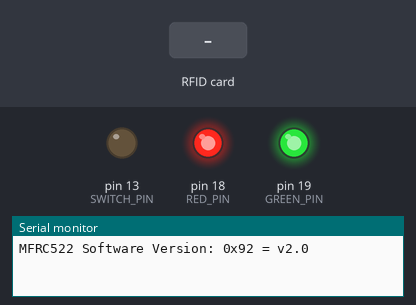
Bench run of a sketch on a simulated Arduino Uno, built with avr-gcc and run on an emulated ATmega328P. Parts: output pins drawn as LEDs (lit = HIGH), the last lines printed to the serial monitor. Inputs (shaded band) come from the test bench.

Above: at 1.2 s.
1.3 s: RFID card 5E 7A 19 C4 held to the reader
At 2.1 s:
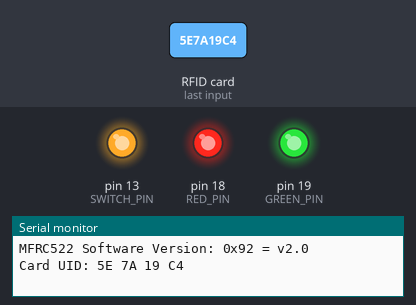
2.9 s: RFID card 5E 7A 19 C4 held to the reader
At 3.5 s:
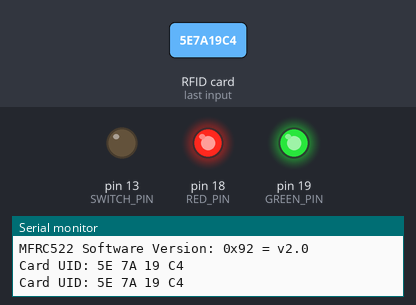
Timing chart, 0 to 5.9 s (numbered marks = the images above; inputs shaded):
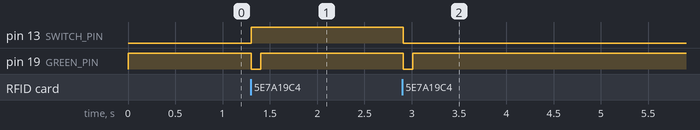

Measured:
- after the input at 1.3 s, pin 13 (SWITCH_PIN): LOW → HIGH at once; pin 19 (GREEN_PIN): HIGH → LOW at once, → HIGH 0.10 s later
- after the input at 2.9 s, pin 13 (SWITCH_PIN): HIGH → LOW at once; pin 19 (GREEN_PIN): HIGH → LOW at once, → HIGH 0.10 s later

The sketch:

rfid_mfrc522_ctrl_switch.ino
```cpp
// Install MFRC522_I2C lib command via arduino-cli lib install --zip-path MFRC522_I2C.zip
// Download MFRC522_I2C lib from https://github.com/openxzx/MFRC522_I2C_Library
#include "MFRC522_I2C.h"

#define RED_PIN     18
#define GREEN_PIN   19

#define SWITCH_PIN  13  // eg. Relay control
bool switch_status = false;

// IIC Pin default for GPIO21 and GPIO22
// MFRC522 IIC device for 0x28
#define MFRC522_RST_PIN	0 // Not be used, not hardware connected
MFRC522 mfrc522(0x28, MFRC522_RST_PIN);

bool ShowReaderDetails() {
  byte v = mfrc522.PCD_ReadRegister(mfrc522.VersionReg);
  Serial.print(F("MFRC522 Software Version: 0x"));
  Serial.print(v, HEX);
  if (v == 0x91)
    Serial.print(F(" = v1.0"));
  else if (v == 0x92)
    Serial.print(F(" = v2.0"));
  else
    Serial.print(F(" (unknown)"));
  Serial.println("");
  if ((v == 0x00) || (v == 0xFF)) {
    Serial.println(F("WARNING: Communication failure, if the MFRC522 properly connected."));
    return false;
  }
  return true;
}

void setup() {
  Serial.begin(115200);

  pinMode(RED_PIN, OUTPUT);
  pinMode(GREEN_PIN, OUTPUT);
  digitalWrite(RED_PIN, LOW);
  digitalWrite(GREEN_PIN, LOW);

  pinMode(SWITCH_PIN, OUTPUT);
  digitalWrite(SWITCH_PIN, LOW); // Switch off
  switch_status = false;

  Wire.begin();
  mfrc522.PCD_Init();
  if (ShowReaderDetails())
    digitalWrite(GREEN_PIN, HIGH);
  else
    digitalWrite(RED_PIN, HIGH);
}

void loop() {
  if (!mfrc522.PICC_IsNewCardPresent() || !mfrc522.PICC_ReadCardSerial()) {
    delay(100);
    return;
  }
  // TODO: only print card information, don't check card information
  Serial.print(F("Card UID:"));
  for (byte i = 0; i < mfrc522.uid.size; i++) {
    Serial.print(mfrc522.uid.uidByte[i] < 0x10 ? " 0" : " ");
    Serial.print(mfrc522.uid.uidByte[i], HEX);
  }
  Serial.println();

  // Control switch
  digitalWrite(GREEN_PIN, LOW);
  if (switch_status) {
    digitalWrite(SWITCH_PIN, LOW); // Switch off
    switch_status = false;
  } else {
    digitalWrite(SWITCH_PIN, HIGH); // Switch on
    switch_status = true;
  }
  delay(100);
  digitalWrite(GREEN_PIN, HIGH);
}
```
